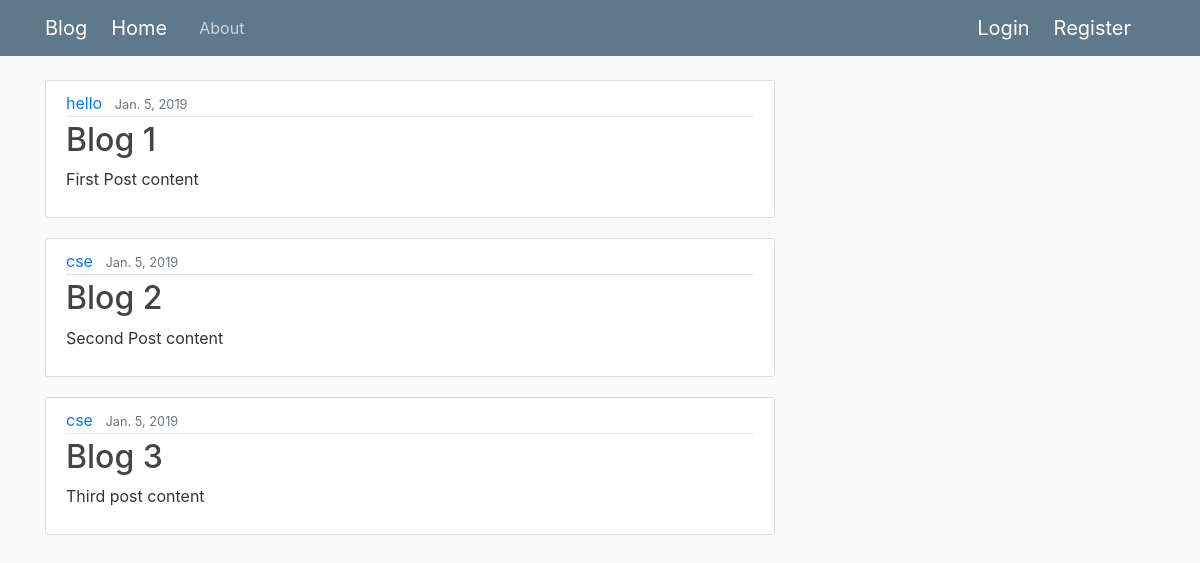
Before: / with the older database file.
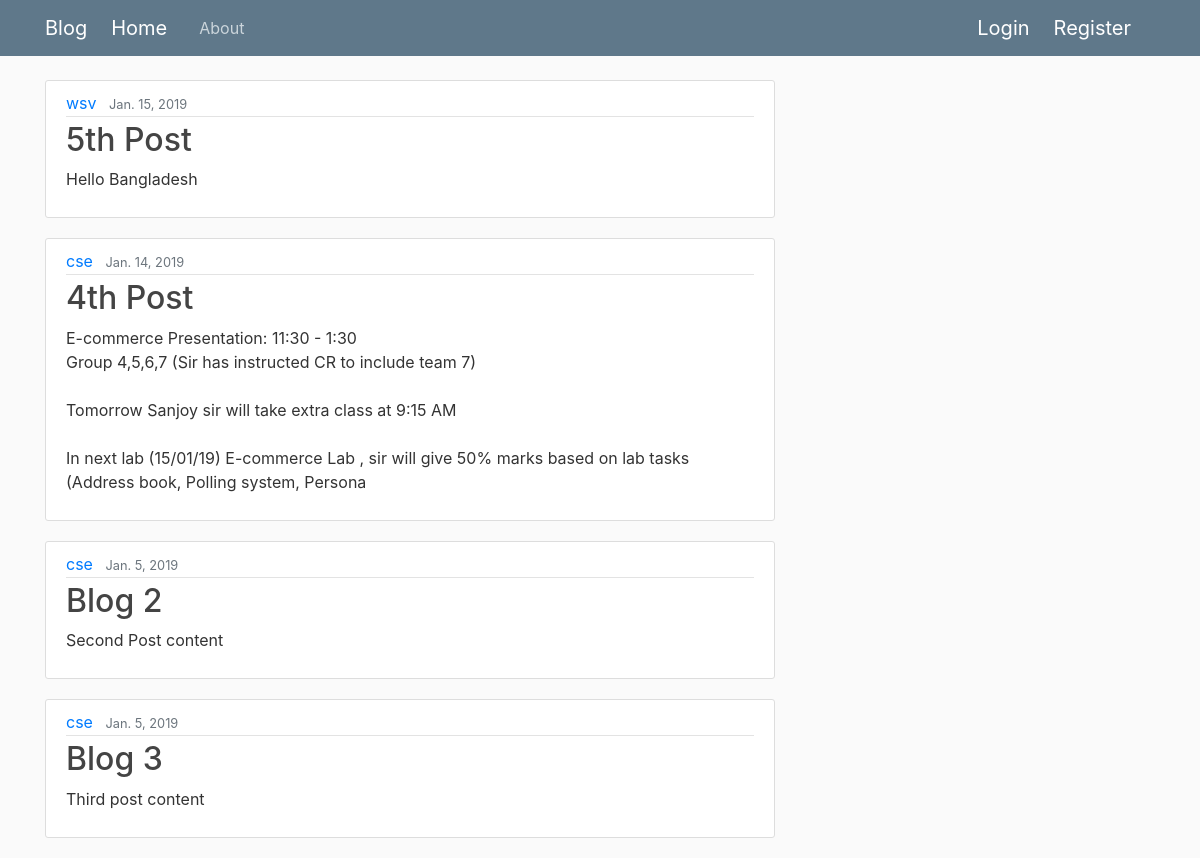
After: the same page with the newer database file.
### blog/models.py (models this page shows, shortened)
class Post(models.Model):
    title = models.CharField(max_length=100)
    content = models.TextField()
    date_posted = models.DateField(default=timezone.now)
    author = models.ForeignKey(User, on_delete=models.CASCADE)

### blog/views.py (the view)
# urls.py: path('',PostListView.as_view(), name = 'blog-name'),
class PostListView(ListView):
    model = Post
    template_name = 'blog/home.html'
    context_object_name = 'posts'
    ordering = ['-date_posted']

### blog/templates/blog/home.html
{% extends "blog/base.html" %}
{% block content %}
      {% for post in posts %}
      <article class="media content-section">
            <div class="media-body">
               <div class="article-metadata">
                  <a class="mr-2" href="#">{{ post.author }}</a>
                  <small class="text-muted">{{ post.date_posted }}</small>
              </div>
               <h2><a class="article-title" href="{% url 'post-detail' post.id %}">{{ post.title }}</a></h2>
               <p class="article-content">{{ post.content }}</p>
            </div>
     </article>
      {% endfor %}
{% endblock content %}

### blog/templates/blog/base.html (shortened to what this page needs)
{% load static %}
<!DOCTYPE html>
<html>
<head>
    <link rel="stylesheet" href="https://maxcdn.bootstrapcdn.com/bootstrap/4.0.0/css/bootstrap.min.css">
    <link rel="stylesheet" type="text/css" href="{% static 'blog/main.css' %}">
</head>
<body>
    <header class="site-header">
      <nav class="navbar navbar-expand-md navbar-dark bg-steel fixed-top">
        <div class="container">
          <a class="navbar-brand mr-4" href="{% url 'blog-name' %}">Blog</a>
          <div class="collapse navbar-collapse" id="navbarToggle">
            <div class="navbar-nav mr-auto">
              <a class="navbar-brand mr-4" href="{% url 'blog-name' %}">Home</a>
              <a class="nav-item nav-link" href="{% url 'About-name' %}">About</a>
            </div>
            <div class="navbar-nav">
              {% if user.is_authenticated %}
                {% if user.is_superuser %}
                  <a class="nav-item nav-link" href="{% url 'admin:index' %}">Admin</a>
                {% endif %}
              <a class="navbar-brand mr-4" href="{% url 'post-create' %}">New Post</a>
              <a class="navbar-brand mr-4" href="{% url 'profile' %}">Profile</a>
              <a class="navbar-brand mr-4" href="{% url 'logout' %}">Logout</a>
              {% else %}
              <a class="navbar-brand mr-4" href="{% url 'login' %}">Login</a>
              <a class="navbar-brand mr-4" href="{% url 'register' %}">Register</a>
              {% endif %}
            </div>
          </div>
        </div>
      </nav>
    </header>
    <main role="main" class="container">
      <div class="row">
        <div class="col-md-8">
          {% block content %}{% endblock %}
        </div>
      </div>
    </main>
</body>
</html>

### blog/static/blog/main.css (style rules this page uses)
body { background: #fafafa; color: #333333; margin-top: 5rem; }
h1, h2, h3, h4, h5, h6 { color: #444444; }
.bg-steel { background-color: #5f788a; }
.site-header .navbar-nav .nav-link { color: #cbd5db; }
.content-section { background: #ffffff; padding: 10px 20px; border: 1px solid #dddddd; border-radius: 3px; margin-bottom: 20px; }
.article-title { color: #444444; }
.article-content { white-space: pre-line; }
.article-metadata { padding-bottom: 1px; margin-bottom: 4px; border-bottom: 1px solid #e3e3e3 }

Changed rows visible on the page:
removed Post: author "hello", date_posted "Jan. 5, 2019", title "Blog 1", content "First Post content"
added Post: author "wsv", date_posted "Jan. 15, 2019", title "5th Post", content "Hello Bangladesh"
added Post: author "cse", date_posted "Jan. 14, 2019", title "4th Post", content "E-commerce Presentation: 11:30 - 1:30 Group 4,5,6,7 (Sir has instructed CR to include team 7) Tomorrow Sanjoy sir will take extra class at 9:15 AM In next lab (15/01/19) E-commerce Lab , sir will give 50% marks based on lab tasks (Address book, Polling system, Persona"
